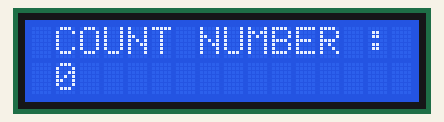
Bench run of a sketch on a simulated Arduino Uno, built with avr-gcc and run on an emulated ATmega328P. On the bench: 16×2 character LCD.

Above: at 0.1 s.
At 3.1 s:
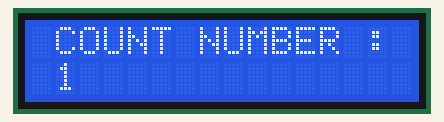
At 9.2 s:
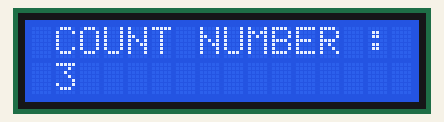
At 18.2 s:
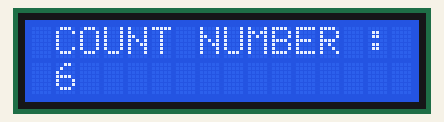
At 27.3 s:
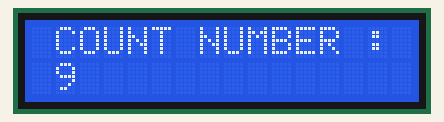
At 36.4 s:
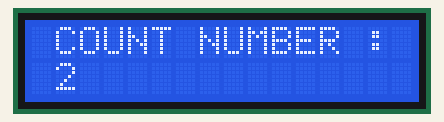

Measured:
- what the display in image 1 shows lasts 3.0 s, from 3.1 s to 6.1 s

The sketch:

LCD.ino
```cpp
#include <Wire.h>
#include <LiquidCrystal_I2C.h>

LiquidCrystal_I2C lcd(0x27, 16, 2); // set the LCD address to 0x27 for a 16 chars and 2 line display

void setup()
{
  lcd.init();         // initialize the lcd
  lcd.backlight();    // Turn on the LCD screen backlight
}

void loop()
{
  for(int i=0;i<10;i++){
  lcd.setCursor(1, 0);
  lcd.print("COUNT NUMBER :");

  lcd.setCursor(1,1);
  lcd.print(i);
  delay(3000);
  lcd.clear();
  }
}
```
